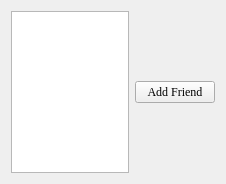
<?xml version="1.0" encoding="UTF-8"?>
<ui version="4.0">
 <class>Online</class>
 <widget class="QWidget" name="Online">
  <property name="geometry">
   <rect>
    <x>0</x>
    <y>0</y>
    <width>226</width>
    <height>184</height>
   </rect>
  </property>
  <property name="windowTitle">
   <string>Form</string>
  </property>
  <layout class="QHBoxLayout" name="horizontalLayout_2">
   <item>
    <layout class="QHBoxLayout" name="horizontalLayout">
     <item>
      <widget class="QListWidget" name="online_lw"/>
     </item>
     <item>
      <layout class="QVBoxLayout" name="verticalLayout">
       <item>
        <spacer name="verticalSpacer">
         <property name="orientation">
          <enum>Qt::Vertical</enum>
         </property>
         <property name="sizeHint" stdset="0">
          <size>
           <width>20</width>
           <height>40</height>
          </size>
         </property>
        </spacer>
       </item>
       <item>
        <widget class="QPushButton" name="addFriend_pb">
         <property name="font">
          <font>
           <family>Times New Roman</family>
          </font>
         </property>
         <property name="text">
          <string>Add Friend</string>
         </property>
        </widget>
       </item>
       <item>
        <spacer name="verticalSpacer_2">
         <property name="orientation">
          <enum>Qt::Vertical</enum>
         </property>
         <property name="sizeHint" stdset="0">
          <size>
           <width>20</width>
           <height>40</height>
          </size>
         </property>
        </spacer>
       </item>
      </layout>
     </item>
    </layout>
   </item>
  </layout>
 </widget>
 <resources/>
 <connections/>
</ui>
